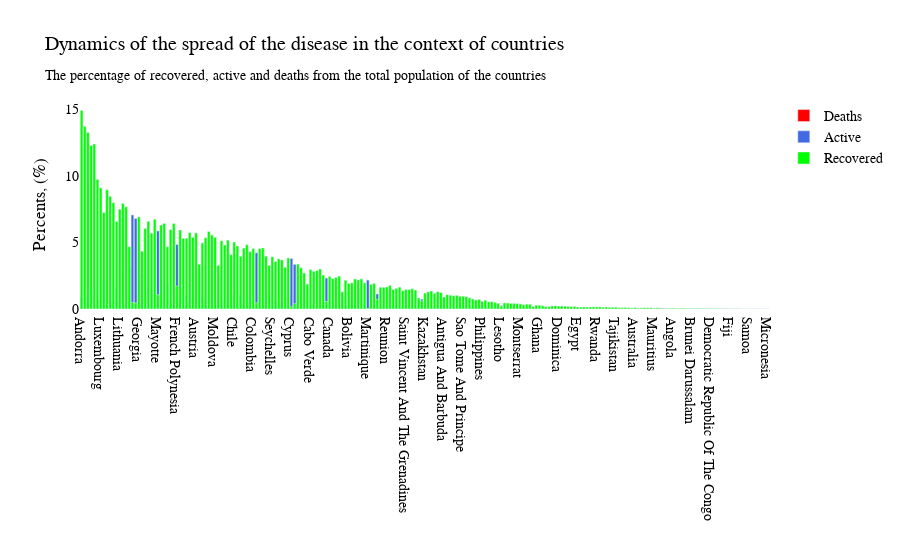

Notebook cell for this chart:
### Markdown cell above
<p style="font-family: Arials; font-size: 15px; color: 'Black">But it is worth noting that the level of infection does not yet indicate the strength of global pandemice. The worst consequences of the virus are the death of the infected. In this context, the most severe blow fell on <b style='font-weight: bold; color: Black'>Yemen, Western Sahara, Mexico, Sudan, Syria, Egypt, Ecuador, China, Montserrat, Bolivia.</b> On the graph, this can be seen from the volume of bubbles, the larger the volume, the higher the death rate in the country.</p>

### Code cell
visualize_bar_graph(3, disease_prevalence_rates[['country', 'Deaths %', 'Cases %', 'Recovered %']], 
                     ['Deaths', 'Active', 'Recovered'], [colors[0], colors[4], colors[2]], 
                     'Dynamics of the spread of the disease in the context of сountries', 
                     'The percentage of recovered, active and deaths from the total population of the сountries', 
                     '', 'Percents, (%)', 'overlay')

### Figure 1 — Plotly figure (JSON) as saved in the notebook; plotly's stock layout.template omitted (floating-point values rounded to 4 significant figures; data arrays with more than 128 entries replaced by an {"elided": "..."} marker saying what was removed)
{"data": [{"hoverinfo": "skip", "hovertemplate": "<b>%{x}</b><br><b>Deaths: </b>%{y} <extra></extra>", "marker": {"color": "#FF0000"}, "name": "Deaths", "type": "bar", "x": {"elided": "217 str values"}, "y": {"elided": "217 float values"}}, {"hoverinfo": "skip", "hovertemplate": "<b>%{x}</b><br><b>Active: </b>%{y} <extra></extra>", "marker": {"color": "#4169E1"}, "name": "Active", "type": "bar", "x": {"elided": "217 str values"}, "y": {"elided": "217 float values"}}, {"hoverinfo": "skip", "hovertemplate": "<b>%{x}</b><br><b>Recovered: </b>%{y} <extra></extra>", "marker": {"color": "#00FF00"}, "name": "Recovered", "type": "bar", "x": {"elided": "217 str values"}, "y": {"elided": "217 float values"}}], "layout": {"bargap": 0.15, "barmode": "overlay", "font": {"color": "black", "family": "Arials", "size": 14}, "hovermode": "x", "plot_bgcolor": "rgba(0,0,0,0)", "title": {"text": "Dynamics of the spread of the disease in the context of сountries<br><sub>The percentage of recovered, active and deaths from the total population of the сountries</sub>"}, "xaxis": {"title": {"text": ""}}, "yaxis": {"title": {"text": "Percents, (%)"}}}}
